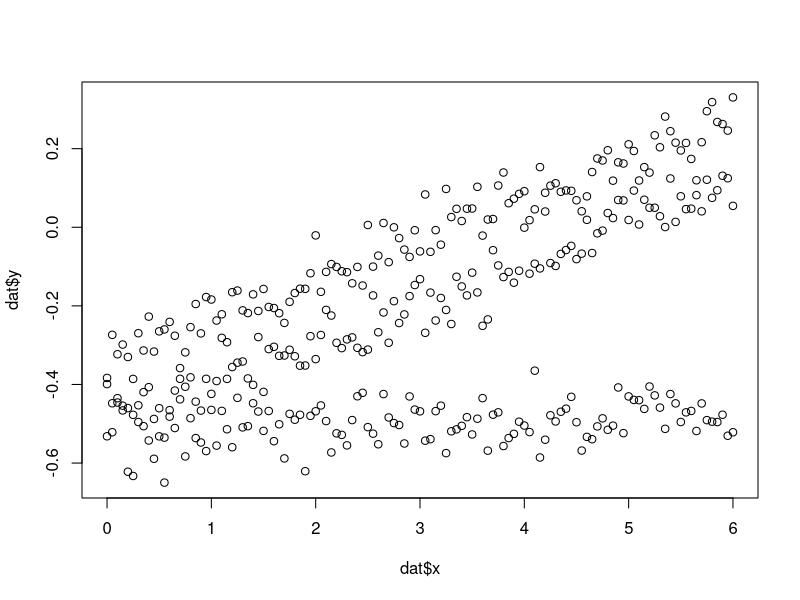
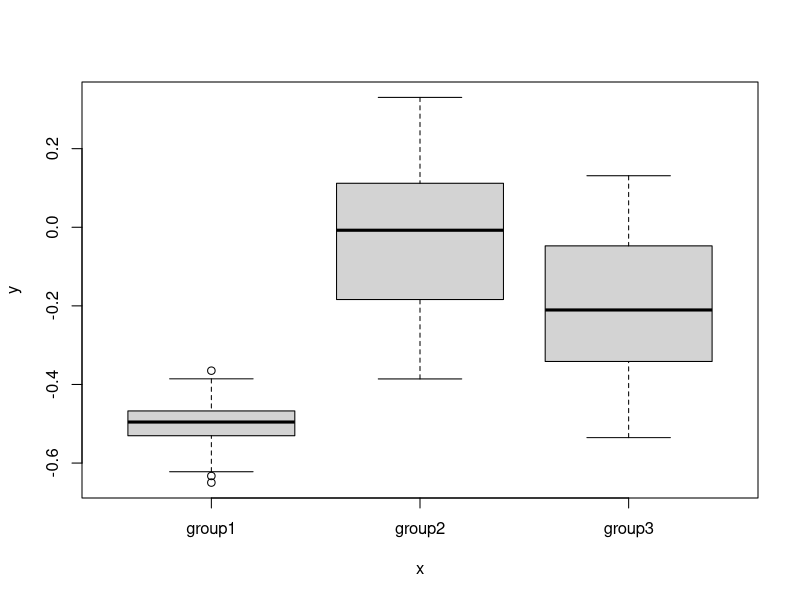
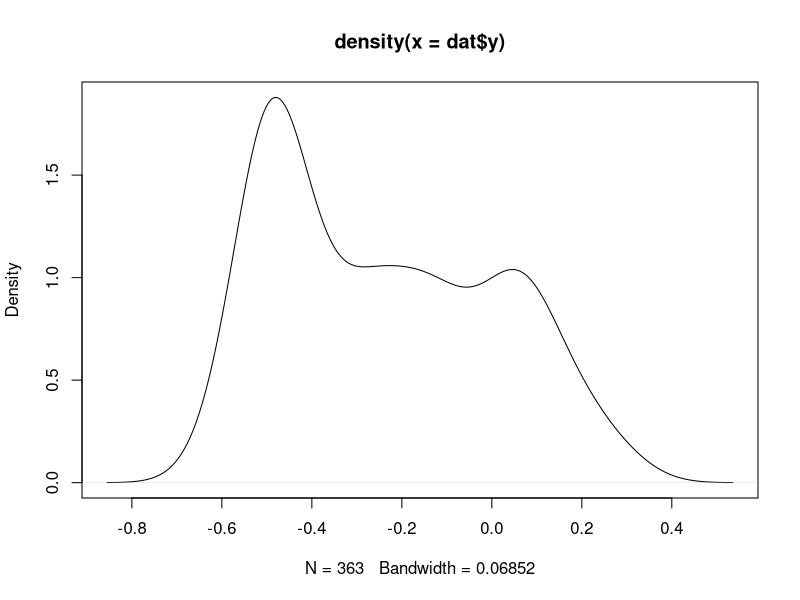
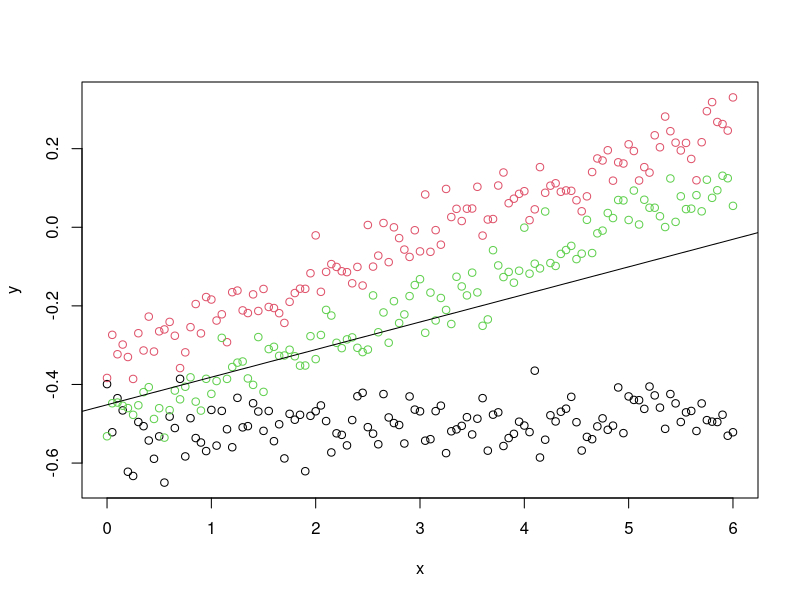
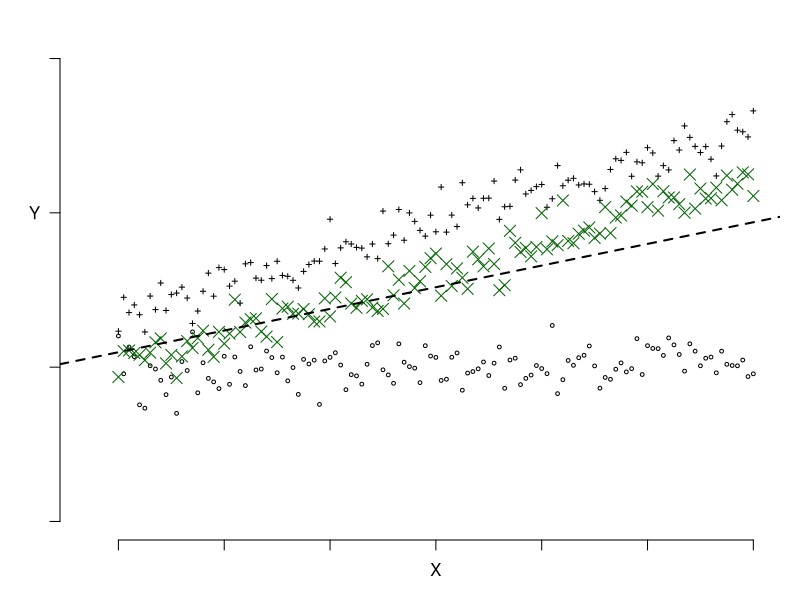
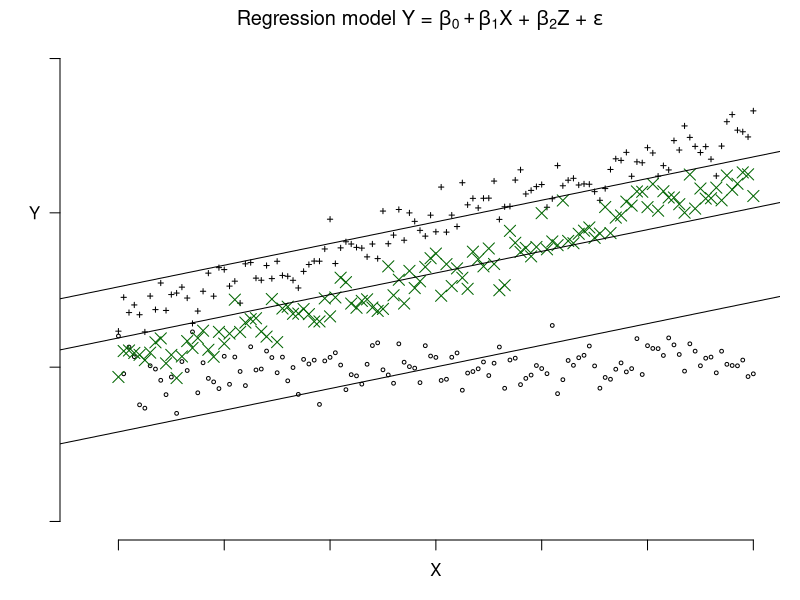
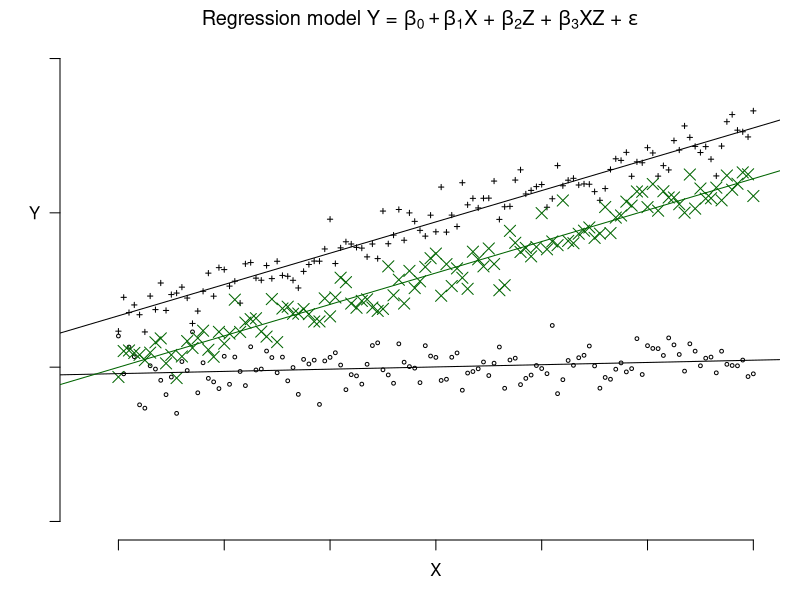
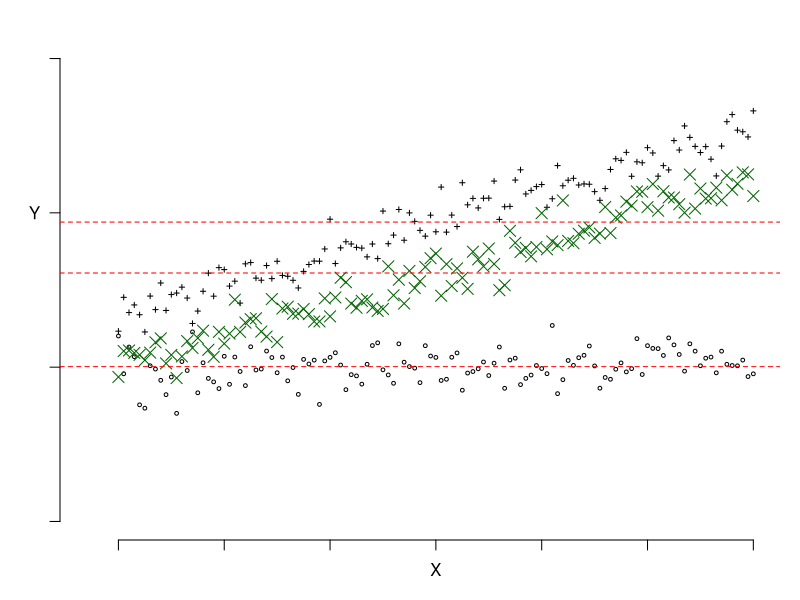

These charts were generated, in order, by the following R code:
#### name: multilevel model with varying intercepts and varying slopes ####
library(lme4)
dat <- read.csv("data/simulated_data.csv")
# step one: exploratory work
str(dat)
dat$z <- as.factor(dat$z)
summary(dat)
plot(dat$x, dat$y)
plot(dat$z, dat$y)
plot(density(dat$y))

fit0 <- lm(y ~ x, data = dat)
summary(fit0)
fit0cf <- coefficients(fit0)
with(dat, plot(x, y, col = z))

abline(fit0cf[1], fit0cf[2])

# step 2: we suspect a group level effect! begin to build multilevel model(s)
# first lets set up a nice plot
my_plot <- function(dat){

  par(mar = c(3,3,2,1))
  plot(1, type="n", xlim=c(-0.3,6), ylim=c(-1,0.5), xlab="", ylab="", axes = F)
  axis(1, labels = F); axis(2, labels = F)
  mtext("Y", 2, 1 , at = 0, las = 2)
  mtext("X", 1, 1 , at = 3)
  
  with(subset(dat, z == "group1"), points(x, y,  pch = 1, cex = .5))
  with(subset(dat, z == "group2"), points(x, y, pch = 3, cex = .5))
  with(subset(dat, z == "group3"), points(x, y, pch = 4, cex = 1.5, col = 'darkgreen'))

}

my_plot(dat)
#dev.off()

#  model 1: OLS with unvarying intercept and slope
fit <- lm(y~x, data = dat)
summary(fit)
abline(fit, lwd = 2, lty = 2)

# model 2: varying intercept and unvarying slope
my_plot(dat)
fit2  <- lm(y ~ x + z, data = dat)
summary(fit2)
# we know this is put together in a linear equation thus:
title(expression(paste("Regression model Y = ", beta[0] + beta[1],"X + ", beta[2], "Z + ", epsilon )))

# so create a coeffs object
fit2cf <- coefficients(fit2)

# now we can extract the betas
b0   <- fit2cf[1]
b1   <- fit2cf[2]
b2.1 <- fit2cf[3]
b2.2 <- fit2cf[4]

# and show the linear fits
abline(b0, b1)
abline(b0+b2.1, b1)
abline(b0+b2.2, b1)

# TODO maybe stop to talk about the tests of 'if group makes a difference?' here, which justify going the next

#######################################################################################
#### model 3: LM approach to varying intercept and varying slope ####
#######################################################################################
# clear out the plot
my_plot(dat)
fit3  <- lm(y ~ x * z, data = dat)
summary(fit3)

# this is a different equation
title(expression(paste("Regression model Y = ", beta[0] + beta[1],"X + ", beta[2], "Z + ", beta[3], "XZ + ", epsilon )))

# there is a trick to make this less work with getting se around multiplicative interaction terms... for lesson 3!
# x1 <- ifelse(dat$z == 'group1', x, 0)
# x2 <- ifelse(dat$z == 'group2', x, 0)
# x3 <- ifelse(dat$z == 'group3', x, 0)
# 
# fit3 <- lm(y ~ z + x1 + x2 + x3, data = dat)
# summary(fit3)
fit3cf <- coefficients(fit3)
b0   <- fit3cf[1]
b1   <- fit3cf[2]
b2.1 <- fit3cf[3]
b2.2 <- fit3cf[4]
b3.1 <- fit3cf[5]
b3.2 <- fit3cf[6]

abline(b0, b1)
abline(b0+b2.1, b1+b3.1)
abline(b0+b2.2, b1+b3.2, col = 'darkgreen')

# at this point may expect a question about change in X = estimated change in Y for each

######################################################################################################
#### model 5 is linear mixed effects regression (lmer) with varying intercept and unvarying slope ####
######################################################################################################
my_plot(dat)
# all the tutes I read said to start with a 'null' random intercepts model
fitnull <- lmer(y ~ (1|z), data = dat)
summary(fitnull)
random <- ranef(fitnull)
fixed <- fixef(fitnull)
gamma1 <- fixed[1] + random[[1]][1,1]  # this is beta0 + mu0 where Z = group1
gamma2 <- fixed[1] + random[[1]][2,1]  # this is beta0 + mu0 where Z = group2
gamma3 <- fixed[1] + random[[1]][3,1]  # this is beta0 + mu0 where Z = group3

abline(gamma1, 0, col = 'red', lty = 'dashed')
abline(gamma2, 0, col = 'red', lty = 'dashed')
abline(gamma3, 0, col = 'red', lty = 'dashed')

# versus the LM version
fitnull1 <- lm(y ~ 1 + z, data = dat)
summary(fitnull1)


# but we know we have slopes so lets get going
my_plot(dat)
fit5 <- lmer(y ~ x + (1|z), data = dat)
summary(fit5)

title(expression(paste("Regression model Y = ", beta[0] + beta[1],"X + (", mu[0], "Z + ", epsilon, ")")))

# we can extract the components thus
random <- ranef(fit5)
random
fixed <- fixef(fit5)
fixed

gamma1 <- fixed[1] + random[[1]][1,1]  # this is beta0 + mu0 where Z = group1
gamma2 <- fixed[1] + random[[1]][2,1]  # this is beta0 + mu0 where Z = group2
gamma3 <- fixed[1] + random[[1]][3,1]  # this is beta0 + mu0 where Z = group3
beta_x <- unlist(fixed)[2]

abline(gamma1, beta_x, col = 'red', lty = 'dashed')
abline(gamma2, beta_x, col = 'red', lty = 'dashed')
abline(gamma3, beta_x, col = 'red', lty = 'dashed')

# model 6  is lmer with varying intercept and varying slope
my_plot(dat)
fit6 <- lmer(y ~ x + (1 + x |z), data = dat)
summary(fit6)

title(expression(paste("Regression model Y = ", beta[0] + beta[1],"X + (", mu[0], "Z + ", mu[1], "X + ", epsilon, ")")))

random <- ranef(fit6)
random
fixed <- fixef(fit6)
fixed

gamma1 <- fixed[1] + random[[1]][1,1]
gamma2 <- fixed[1] + random[[1]][2,1]
gamma3 <- fixed[1] + random[[1]][3,1]
beta_x1 <- fixed[2] + random[[1]][1,2]
beta_x2 <- fixed[2] + random[[1]][2,2]
beta_x3 <- fixed[2] + random[[1]][3,2]

abline(gamma1, beta_x1, col = 'red', lty = 'dashed')
abline(gamma2, beta_x2, col = 'red', lty = 'dashed')
abline(gamma3, beta_x3, col = 'red', lty = 'dashed')
